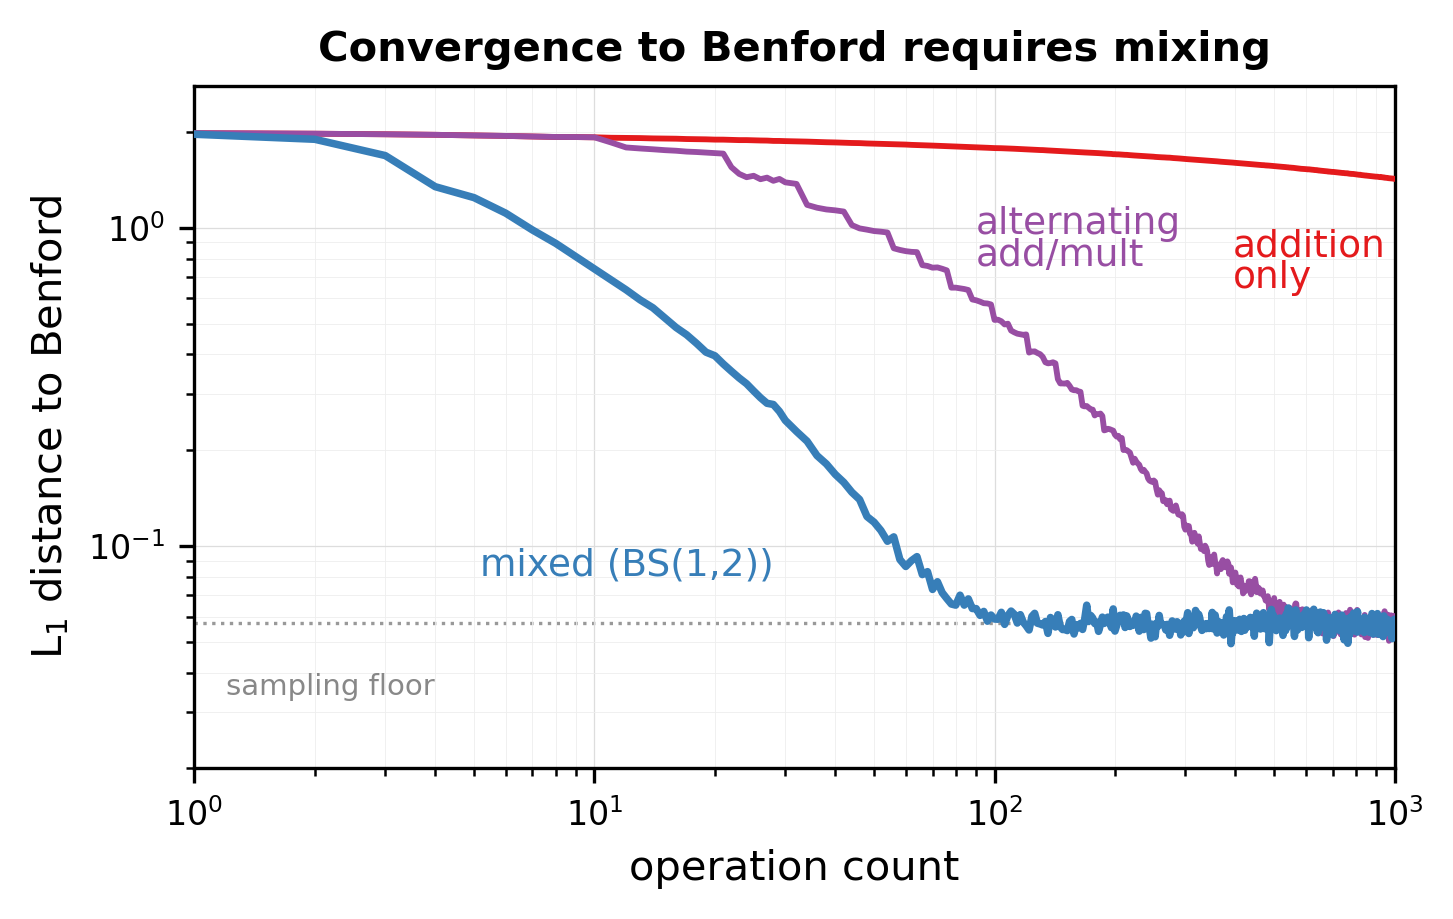

Python code for this plot:
"""
Hero figure (log-log): L1 distance to Benford for three regimes.

Log-log axes make the rate distinction visible as shape:
  - addition only: flat (no convergence)
  - alternating add/mult: straight line (algebraic decay)
  - mixed BS(1,2): concave down (exponential convergence)

Run: sage -python fig_hero_loglog.py
"""

import math
import os
import sys
import numpy as np
import matplotlib
matplotlib.use('Agg')
import matplotlib.pyplot as plt

HERE = os.path.dirname(os.path.abspath(__file__))
PARENT = os.path.join(HERE, '..')
sys.path.insert(0, PARENT)

from common import LOG_MANTISSA_BINS, log_mantissa

C_ADD = '#e41a1c'   # red
C_ALT = '#984ea3'   # purple
C_BS  = '#377eb8'   # blue


def l1_from_hist(hist):
    uniform = np.full_like(hist, 1.0 / hist.shape[-1])
    return np.sum(np.abs(hist - uniform), axis=-1)


def run_walk(step_fn, n_walkers, n_steps, seed):
    rng = np.random.default_rng(seed)
    x = np.full(n_walkers, math.sqrt(2.0), dtype=np.float64)

    steps_out = []
    l1_out = []

    # Skip t=0 (log(0) undefined); record every step up to 30,
    # then every 2 steps for smoothness
    for t in range(1, n_steps + 1):
        step_fn(rng, x)
        if t <= 30 or t % 2 == 0 or t == n_steps:
            m = log_mantissa(x, 10.0)
            hist, _ = np.histogram(m, bins=LOG_MANTISSA_BINS,
                                   range=(0.0, 1.0))
            h = hist.astype(np.float64) / hist.sum()
            steps_out.append(t)
            l1_out.append(l1_from_hist(h))

    return np.array(steps_out), np.array(l1_out)


def step_add(rng, x):
    choice = rng.integers(0, 2, size=x.size)
    x[choice == 0] += 1.0
    x[choice == 1] -= 1.0


_alt_counter = [0]

def step_alternating(rng, x):
    _alt_counter[0] += 1
    if _alt_counter[0] % 11 == 0:
        choice = rng.integers(0, 2, size=x.size)
        x[choice == 0] *= 2.0
        x[choice == 1] *= 0.5
    else:
        choice = rng.integers(0, 2, size=x.size)
        x[choice == 0] += 1.0
        x[choice == 1] -= 1.0


def step_bs12(rng, x):
    choice = rng.integers(0, 4, size=x.size)
    x[choice == 0] += 1.0
    x[choice == 1] -= 1.0
    x[choice == 2] *= 2.0
    x[choice == 3] *= 0.5


def main():
    N_WALKERS = 50_000
    N_STEPS = 1000

    print('Running addition only...')
    s_add, l1_add = run_walk(step_add, N_WALKERS, N_STEPS, seed=0x1111)

    print('Running alternating add/mult...')
    _alt_counter[0] = 0
    s_alt, l1_alt = run_walk(step_alternating, N_WALKERS, N_STEPS,
                              seed=0x3333)

    print('Running BS(1,2) mixed...')
    s_bs, l1_bs = run_walk(step_bs12, N_WALKERS, N_STEPS, seed=0x4444)

    noise_floor = math.sqrt(2.0 * LOG_MANTISSA_BINS / (math.pi * N_WALKERS))

    # --- Figure ---
    fig, ax = plt.subplots(1, 1, figsize=(5.0, 3.2))
    fig.patch.set_facecolor('white')
    ax.set_facecolor('white')

    # Curves — BS(1,2) heaviest, it's the protagonist
    ax.loglog(s_add, l1_add, color=C_ADD, linewidth=1.4, zorder=3)
    ax.loglog(s_alt, l1_alt, color=C_ALT, linewidth=1.4, zorder=3)
    ax.loglog(s_bs, l1_bs, color=C_BS, linewidth=1.8, zorder=4)

    # Noise floor
    ax.axhline(noise_floor, color='#999999', linestyle=':', linewidth=0.8,
               zorder=1)
    ax.text(1.2, noise_floor * 0.70, 'sampling floor',
            fontsize=7, color='#888888', ha='left', va='top')

    # Direct curve labels
    # Addition: below the red line, right side where it's flat
    ax.text(395, 1.0, 'addition\nonly',
            fontsize=9, color=C_ADD, va='top', ha='left',
            fontweight='medium', linespacing=0.85)

    # Alternating: line break between "alternating" and "add/mult"
    alt_y = l1_alt[np.argmin(np.abs(s_alt - 100))]
    ax.text(90, alt_y * 1.4, 'alternating\nadd/mult',
            fontsize=9, color=C_ALT, va='bottom', ha='left',
            fontweight='medium', linespacing=0.85)

    # BS(1,2): label ends to the left of the blue line
    bs_y = l1_bs[np.argmin(np.abs(s_bs - 30))]
    ax.text(28, bs_y * 0.40, 'mixed (BS(1,2))',
            fontsize=9, color=C_BS, va='top', ha='right',
            fontweight='medium')

    ax.set_xlim(1, 1000)
    ax.set_ylim(0.02, 2.8)
    ax.set_xlabel('operation count', fontsize=10)
    ax.set_ylabel('L$_1$ distance to Benford', fontsize=10)
    ax.set_title('Convergence to Benford requires mixing',
                 fontsize=10, fontweight='bold', pad=6)
    ax.tick_params(labelsize=8)

    ax.grid(True, which='major', color='#dddddd', linewidth=0.3, zorder=0)
    ax.grid(True, which='minor', color='#eeeeee', linewidth=0.2, zorder=0)

    fig.tight_layout()

    out = os.path.join(HERE, 'fig_hero_loglog.png')
    fig.savefig(out, dpi=300, bbox_inches='tight', facecolor='white')
    print(f'Saved: {out}')
    plt.close(fig)


if __name__ == '__main__':
    main()
